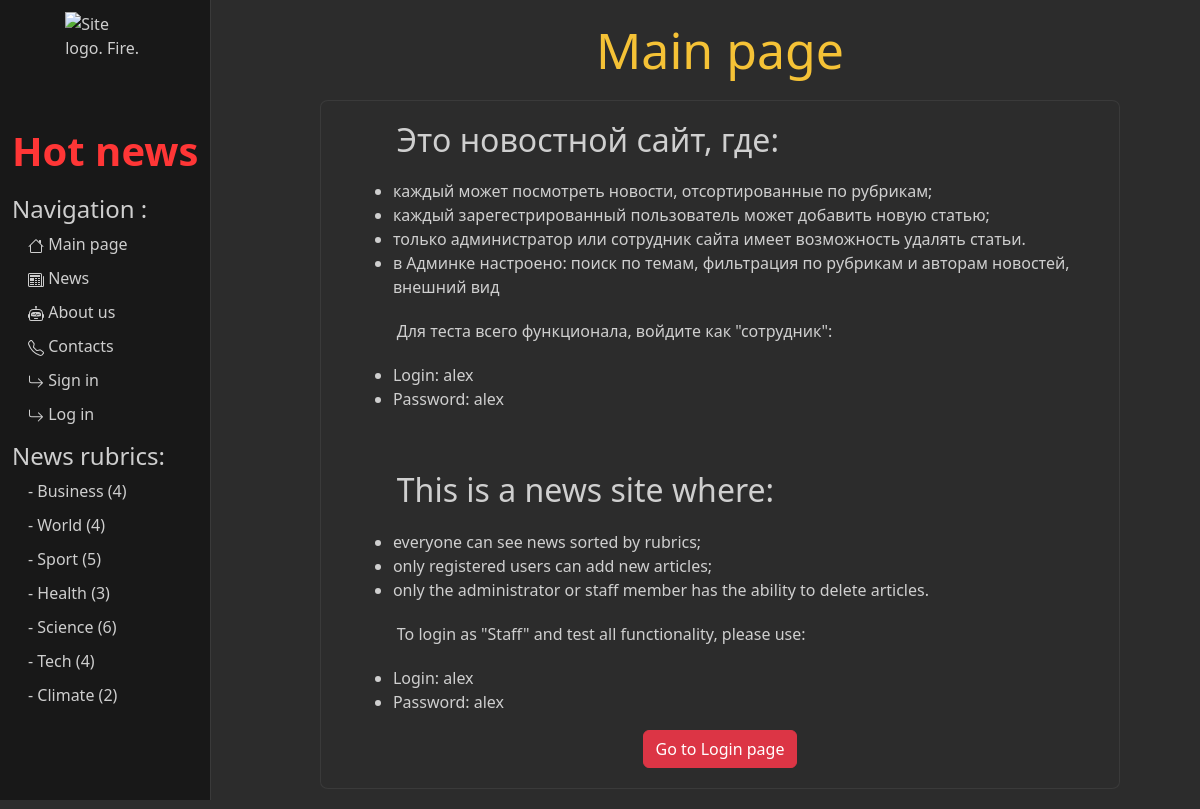
The page / on the database its author committed.
### news/models.py (models this page shows, shortened)
class Rubric(models.Model):
    name = models.CharField(max_length=150,
                            help_text="Enter the article's rubric",
                            verbose_name="The article's rubric")

### main/views.py (the view)
# urls.py: path('', views.index, name='index'),
def index(request):
    rubrics = Rubric.objects.all()
    context = {'rubrics': rubrics}
    return render(request, 'main/index.html', context)

### main/templates/main/index.html (shortened to what this page needs)
{% extends "main/base.html" %}
{% load static %}
{% block content %}
    <div class="features">
            <h1>Main page</h1>
            <div class="article">
                <div class="main_page">
                    <h2>Это новостной сайт, где:</h2>
                    <ul>
                        <li> каждый может посмотреть новости, отсортированные по рубрикам;</li>
                        <li> каждый зарегестрированный пользователь может добавить новую статью;</li>
                        <li> только администратор или сотрудник сайта имеет возможность удалять статьи.</li>
                        <li> в Админке настроено: поиск по темам, фильтрация по рубрикам и авторам новостей, внешний вид
                        </li>
                    </ul>
                    <p> Для теста всего функционала, войдите как "сотрудник": </p>
                    <ul>
                        <li>Login: alex</li>
                        <li>Password: alex</li>
                    </ul>
                    <br>
                    <h2>This is a news site where:</h2>
                    <ul>
                        <li> everyone can see news sorted by rubrics;</li>
                        <li> only registered users can add new articles;</li>
                        <li> only the administrator or staff member has the ability to delete articles.</li>
                    </ul>
                    <p> To login as "Staff" and test all functionality, please use:</p>
                    <ul>
                        <li>Login: alex</li>
                        <li>Password: alex</li>
                    </ul>
                    <a href="{% url 'login' %}" class="btn btn-danger"> Go to Login page </a>
                </div>
            </div>
        </div>
{% endblock content %}

### main/templates/main/base.html (shortened to what this page needs)
{% load static %}
<!DOCTYPE html>
<html lang="en">
    <head>
        <link rel="stylesheet" href="https://cdn.jsdelivr.net/npm/bootstrap@5.2.0-beta1/dist/css/bootstrap.min.css">
        <link rel="stylesheet" href="{% static 'main/css/main.css' %}">
    </head>
    <body>
        <div class=".container-fluid">
            <div class="row">
                <div class=".col-">
                    <aside>
                        <div>
                            <img src="{% static 'main/img/fire.png' %}" alt="Site logo. Fire.">
                            <h1 class="logo"> Hot news </h1>
                        </div>
                        <div>
                            <h4>Navigation :</h4>
                            <ul>
                                <li><a href="{% url 'index' %}"> Main page</a></li>
                                <li><a href="{% url 'news_index' %}"> News </a></li>
                                <li><a href="{% url 'about' %}"> About us </a></li>
                                <li><a href="{% url 'contacts' %}"> Contacts </a></li>
                                {% if user.is_authenticated %}
                                  <li><a href="{% url 'add_an_article' %}"><svg xmlns="http://www.w3.org/2000/svg" width="16" height="16" fill="currentColor" class="bi bi-plus-square" viewBox="0 0 16 16">
                                    <path d="M14 1a1 1 0 0 1 1 1v12a1 1 0 0 1-1 1H2a1 1 0 0 1-1-1V2a1 1 0 0 1 1-1h12zM2 0a2 2 0 0 0-2 2v12a2 2 0 0 0 2 2h12a2 2 0 0 0 2-2V2a2 2 0 0 0-2-2H2z"/>
                                    <path d="M8 4a.5.5 0 0 1 .5.5v3h3a.5.5 0 0 1 0 1h-3v3a.5.5 0 0 1-1 0v-3h-3a.5.5 0 0 1 0-1h3v-3A.5.5 0 0 1 8 4z"/>
                                    </svg> Add article </a></li>
                                  <li><a href="{% url 'logout' %}"><svg xmlns="http://www.w3.org/2000/svg" width="16" height="16" fill="currentColor" class="bi bi-arrow-90deg-down" viewBox="0 0 16 16">
                                    <path fill-rule="evenodd" d="M4.854 14.854a.5.5 0 0 1-.708 0l-4-4a.5.5 0 0 1 .708-.708L4 13.293V3.5A2.5 2.5 0 0 1 6.5 1h8a.5.5 0 0 1 0 1h-8A1.5 1.5 0 0 0 5 3.5v9.793l3.146-3.147a.5.5 0 0 1 .708.708l-4 4z"/>
                                    </svg> log out </a></li>
                                {% else %}
                                  <li><a href="{% url 'register' %}"> Sign in </a></li>
                                  <li><a href="{% url 'login' %}"> Log in </a></li>
                                {% endif %}
                            </ul>
                            {% if rubrics %}
                                <h4>News rubrics:</h4>
                                <ul>
                                    {%for rubric in rubrics%}
                                        <li><a href="{% url 'by_rubric' rubric.pk %}"> - {{rubric.name}} ({{rubric.newsarticles_set.count}})</a></li>
                                    {%endfor%}
                                </ul>
                            {% endif %}
                        </div>
                    </aside>
                </div>
            </div>
            <div class="row">
                <div class=".col-md">
                    <main>
                        {% block content %}
                        {% endblock content %}
                    </main>
                </div>
            </div>
        </div>
    </body>
</html>

### main/static/main/css/main.css (style rules this page uses)
* { margin: 0; padding: 0; box-sizing: border-box; }
body { background: #2c2c2c; }
aside { background: #181818; padding: 1%; height: 100vh; color: rgba(209, 209, 209, 0.986); border-right: 1px solid #3a3a3a; position: fixed; }
aside img { width: 80px; height: 115px; display: block; margin: 0 auto; }
aside .logo { margin: 0; margin-bottom: 20px; width: 100%; text-align: center; font-weight: bold; color: rgb(255, 54, 54); }
aside a { text-decoration-line: none; color: rgb(206, 206, 206); }
aside ul { padding-left: 1rem; }
aside ul li { color: rgb(207, 207, 207); display: block; margin-bottom: 10px; transition: transform 0.5s ease; list-style: none; }
.article { border: 1px solid #3a3a3a; border-radius: 1%; max-width: 800px; margin: 20px auto; }
main .features { float: right; color: rgb(207, 207, 207); text-align: center; width: 80%; }
main .features p, h1, h2, h3 { width: 90%; margin: 20px auto; text-align: justify; }
main .features h1 { font-size: 50px; color: #f5c236; text-align: center; max-width: 800px; }
.main_page { width: 90%; margin: 20px auto; }
.main_page li { text-align: left; }

### rows shown on the page
Rubric: name "Business", newsarticles_set.count "4"
Rubric: name "World", newsarticles_set.count "4"
Rubric: name "Sport", newsarticles_set.count "5"
Rubric: name "Health", newsarticles_set.count "3"
Rubric: name "Science", newsarticles_set.count "6"
Rubric: name "Tech", newsarticles_set.count "4"
Rubric: name "Climate", newsarticles_set.count "2"
